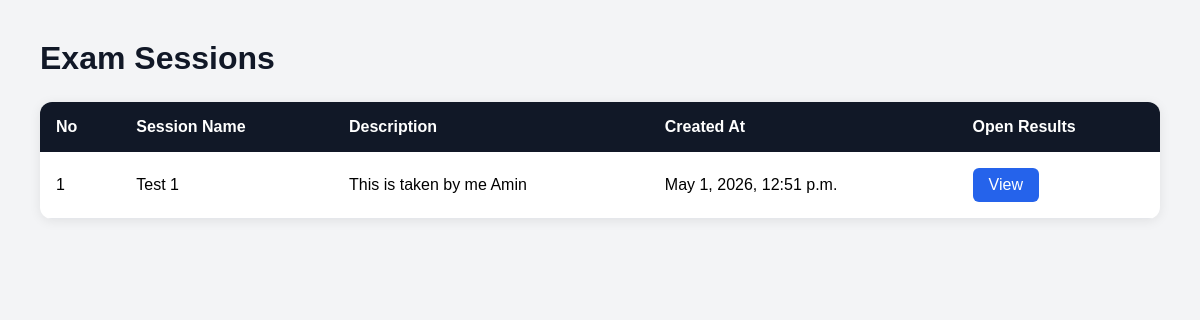
/results/, run on an earlier commit of the app's database.
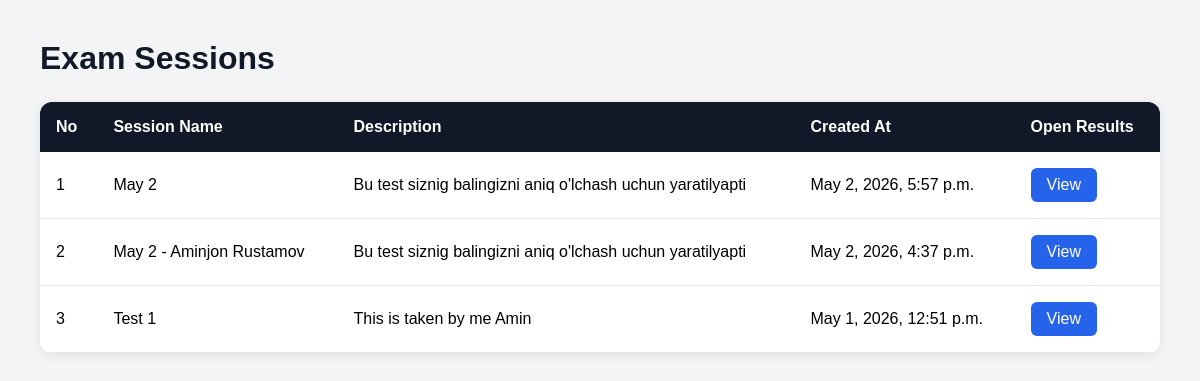
And on a later commit of the database.
### core/models.py (models this page shows, shortened)
class ExamSession(models.Model):
    name        = models.CharField(max_length=150)          # shown in dropdown
    description = models.CharField(max_length=300, blank=True)
    is_open     = models.BooleanField(default=True)         # admin can open/close
    author = models.ForeignKey(settings.AUTH_USER_MODEL, on_delete=models.CASCADE)
    created_at  = models.DateTimeField(auto_now_add=True)

### core/views.py (the view)
# urls.py: path('results/', views.view_results, name='view_results'),
def view_results(request):
    sessions = ExamSession.objects.all().order_by('-created_at')
    return render(request, 'core/results.html', {
        'sessions': sessions
    })

### core/templates/core/results.html (shortened to what this page needs)
<!DOCTYPE html>
<html lang="en">
<head>
</head>
<body>
    <div class="container">
        <h1 class="page-title">
            Exam Sessions
        </h1>
        <div class="table-wrapper">
            <table>
                <thead>
                    <tr>
                        <th>No</th>
                        <th>Session Name</th>
                        <th>Description</th>
                        <th>Created At</th>
                        <th>Open Results</th>
                    </tr>
                </thead>
                <tbody>
                    {% for session in sessions %}
                    <tr>
                        <td>
                            {{ forloop.counter }}
                        </td>
                        <td>
                            {{ session.name }}
                        </td>
                        <td>
                            {{ session.description }}
                        </td>
                        <td>
                            {{ session.created_at }}
                        </td>
                        <td>
                            <a
                                href="{% url 'view_results_detail' session.id %}"
                                class="view-btn"
                            >
                                View
                            </a>
                        </td>
                    </tr>
                    {% endfor %}
                </tbody>
            </table>
        </div>
    </div>
</body>
</html>

What changed in the data, as far as the page shows it:
added ExamSession: name "May 2", description "Bu test siznig balingizni aniq o'lchash uchun yaratilyapti", created_at "May 2, 2026, 5:57 p.m."
added ExamSession: name "May 2 - Aminjon Rustamov", description "Bu test siznig balingizni aniq o'lchash uchun yaratilyapti", created_at "May 2, 2026, 4:37 p.m."
